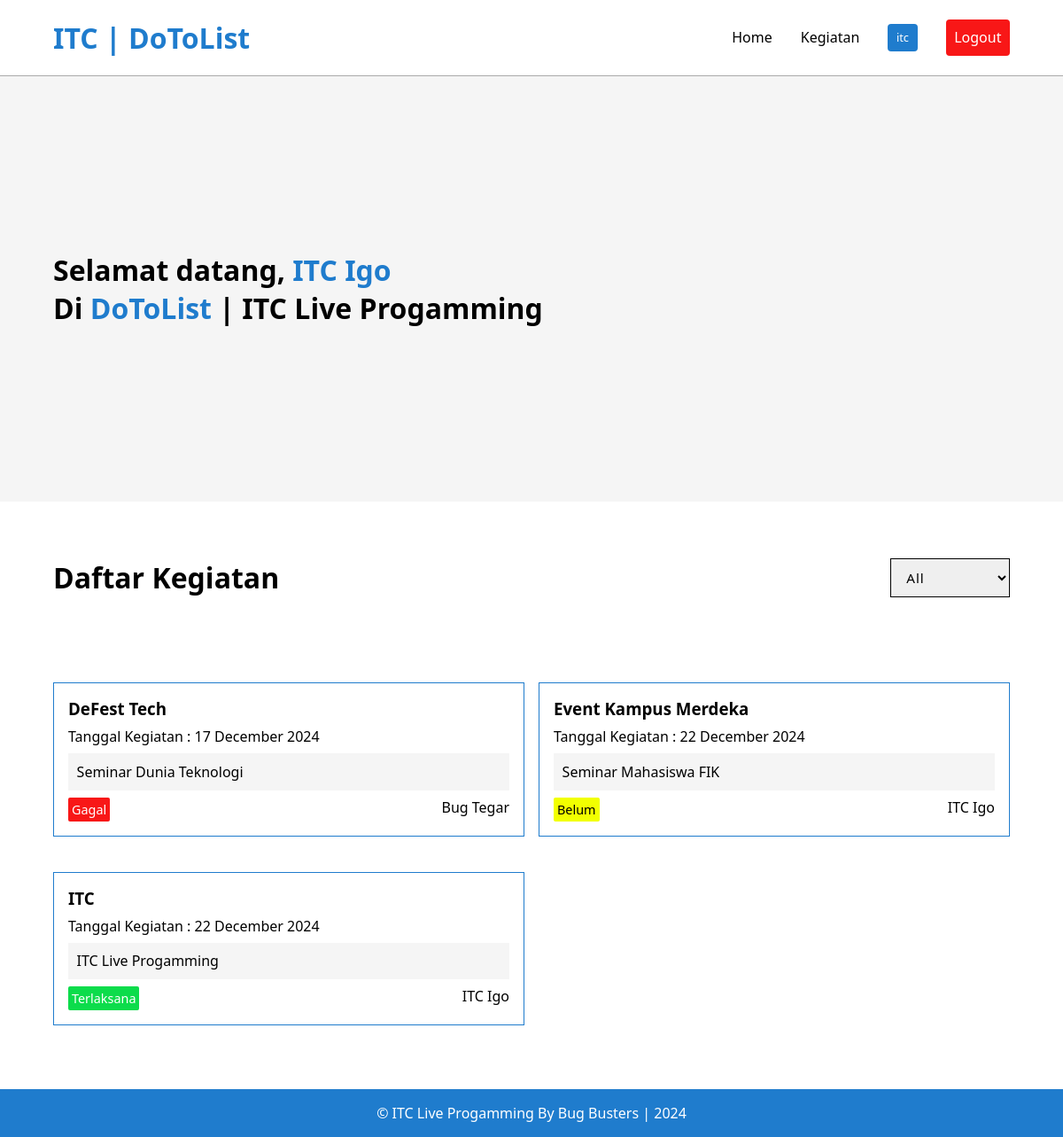
/ (signed in), run on the app's committed database.
### tables this page shows
CREATE TABLE `tbl_kegiatan` (
  `id_kegiatan` int(11) NOT NULL,
  `nama_kegiatan` varchar(255) DEFAULT NULL,
  `tgl_kegiatan` date DEFAULT NULL,
  `deskripsi` text DEFAULT NULL,
  `status` enum('terlaksana','belum','gagal') DEFAULT NULL,
  `id_users` int(11) DEFAULT NULL
);

CREATE TABLE `tbl_users` (
  `id_users` int(11) NOT NULL,
  `username` varchar(255) DEFAULT NULL,
  `password` varchar(255) DEFAULT NULL,
  `nama` varchar(255) DEFAULT NULL,
  `gender` enum('L','P') DEFAULT NULL,
  `alamat` text DEFAULT NULL
);

### index.php (the view, shortened to what this page needs)
<?php
include "./koneksi/config.php";
$status_cari = isset($_GET['status']) ? $_GET['status'] : '0';
$where_kegiatan = "";
$query = mysqli_query($conn, "SELECT tbl_kegiatan.*, tbl_users.nama FROM tbl_kegiatan
        INNER JOIN tbl_users ON tbl_kegiatan.id_users = tbl_users.id_users
        $where_kegiatan
        ORDER BY id_kegiatan DESC");
?>
<!DOCTYPE html>
<html lang="en">
<head>
    <link rel="stylesheet" href="./assets/css/style.css">
</head>
<body>
    <nav class="navbar-nav">
        <div class="logo">
            <a href="">ITC | DoToList</a>
        </div>
        <div class="nav-list" id="nav-list">
            <a class="nav-link" href="./">Home</a>
            <a class="nav-link" href="./src/kegiatan.php">Kegiatan</a>
            <p class="nav-link badge-name"><span><?= $_SESSION['username'] ?></span></p>
            <a class="btn-logout" href="./logout.php">Logout</a>
        </div>
    </nav>
    <section class="home">
        <div class="container">
            <h1>Selamat datang, <span><?= $_SESSION['nama'] ?></span></h1>
            <h1>Di <span>DoToList</span> | ITC Live Progamming</h1>
        </div>
    </section>
    <div class="container search-col-heading">
        <h1>Daftar Kegiatan</h1>
        <form action="" method="get">
            <select name="status" id="status" onchange="this.form.submit()">
                <option value="0" <?= ($status_cari == '0') ? 'selected' : '' ?>>All</option>
            </select>
        </form>
    </div>
    <section class="list-kegiatan">
        <?php
        while ($data = mysqli_fetch_array($query)) {
        ?>
            <div class="card">
                <div class="list">
                    <h3><?= $data['nama_kegiatan'] ?></h3>
                    <p class="tgl">Tanggal Kegiatan : <?= date("d F Y", strtotime($data['tgl_kegiatan'])) ?></p>
                    <p class="deskripsi"><?= $data['deskripsi'] ?></p>
                    <div class="foot">
                        <?php if ($data['status'] == 'belum') { ?>
                            <p class="status_belum"><?= $data['status'] = "Belum" ?></p>
                        <?php } else if ($data['status'] == 'terlaksana') { ?>
                            <p class="status_terlaksana"><?= $data['status'] = "Terlaksana" ?></p>
                        <?php } else if ($data['status'] == 'gagal') { ?>
                            <p class="status_gagal"><?= $data['status'] = "Gagal" ?></p>
                        <?php } ?>
                        <p><?= $data['nama'] ?></p>
                    </div>
                </div>
            </div>
        <?php } ?>
    </section>
    <footer>
        <p>&copy; ITC Live Progamming By Bug Busters | <span>
            </span></p>
    </footer>
</body>
</html>

### assets/css/style.css (style rules this page uses)
* { padding: 0; margin: 0; box-sizing: border-box; text-decoration: none; font-family: "Segoe UI", Tahoma, Geneva, Verdana, sans-serif; }
:root { --primary: #1f7ccd; }
.navbar-nav { display: flex; justify-content: space-between; align-items: center; width: 100%; padding: 1.3rem 5%; border-bottom: 1px solid #aaa; }
.navbar-nav .logo a { color: var(--primary); font-size: 2rem; font-weight: 700; }
.navbar-nav .nav-list { display: flex; align-items: center; gap: 2rem; }
.navbar-nav .nav-list .nav-link { color: #000; }
.container { padding: 0 5%; }
.home { width: 100%; display: flex; align-items: center; height: 60dvh; background: #f5f5f5; }
.home h1 { font-size: 2rem; }
.home h1 span { color: var(--primary); }
.list-kegiatan { display: grid; grid-template-columns: repeat(2, 1fr); gap: 1rem; width: 100%; padding: 3rem 5%; }
.list-kegiatan .card { display: flex; width: 100%; border: 1px solid var(--primary); margin-bottom: 1.5rem; padding: 1rem; gap: 1rem; }
.list-kegiatan .card .list { flex: 1 1 calc(85% - 1rem); }
.list-kegiatan .card .list .tgl { margin: 0.5rem 0; }
.list-kegiatan .card .list .deskripsi { margin: 0.5rem 0; background: #f5f5f5; padding: 0.6rem; flex: 1 1 15%; }
.list-kegiatan .card .list .foot { display: flex; justify-content: space-between; }
.search-col-heading { margin-top: 4rem; display: flex; justify-content: space-between; }
.search-col-heading select { display: inline-block; padding: 0.65rem 0.8rem; outline: none; border: 1px solid #000; font-size: 0.95rem; letter-spacing: 1px; }
.status_belum { background: #f2ff00; color: #000; display: inline-block; padding: 0.25rem; font-weight: 500; font-size: 0.9rem; border-radius: 2px; }
.status_terlaksana { background: #0cdc4b; color: #fff; display: inline-block; padding: 0.25rem; font-weight: 500; font-size: 0.9rem; border-radius: 2px; }
.status_gagal { background: #f81717; color: #fff; display: inline-block; padding: 0.25rem; font-weight: 500; font-size: 0.9rem; border-radius: 2px; }
.btn-logout { display: inline-block; padding: 0.6rem; background: #f81717; color: #fff; border-radius: 4px; cursor: pointer; }
.badge-name { display: inline-block; padding: 0.4rem 0.6rem; background: var(--primary); font-size: 0.8rem; font-weight: 500; border-radius: 4px; outline: none; border: none; }
.badge-name span { color: #fff; }
footer { text-align: center; padding: 1rem 0; background: var(--primary); color: #fff; }

### data on the page
tbl_kegiatan: nama_kegiatan "DeFest Tech", tgl_kegiatan "17 December 2024", deskripsi "Seminar Dunia Teknologi", status "Gagal", id_users.nama "Bug Tegar"
tbl_kegiatan: nama_kegiatan "Event Kampus Merdeka", tgl_kegiatan "22 December 2024", deskripsi "Seminar Mahasiswa FIK", status "Belum", id_users.nama "ITC Igo"
tbl_kegiatan: nama_kegiatan "ITC", tgl_kegiatan "22 December 2024", deskripsi "ITC Live Progamming", status "Terlaksana", id_users.nama "ITC Igo"

### other printed values
$_SESSION['username'] "itc"
$_SESSION['nama'] "ITC Igo"
